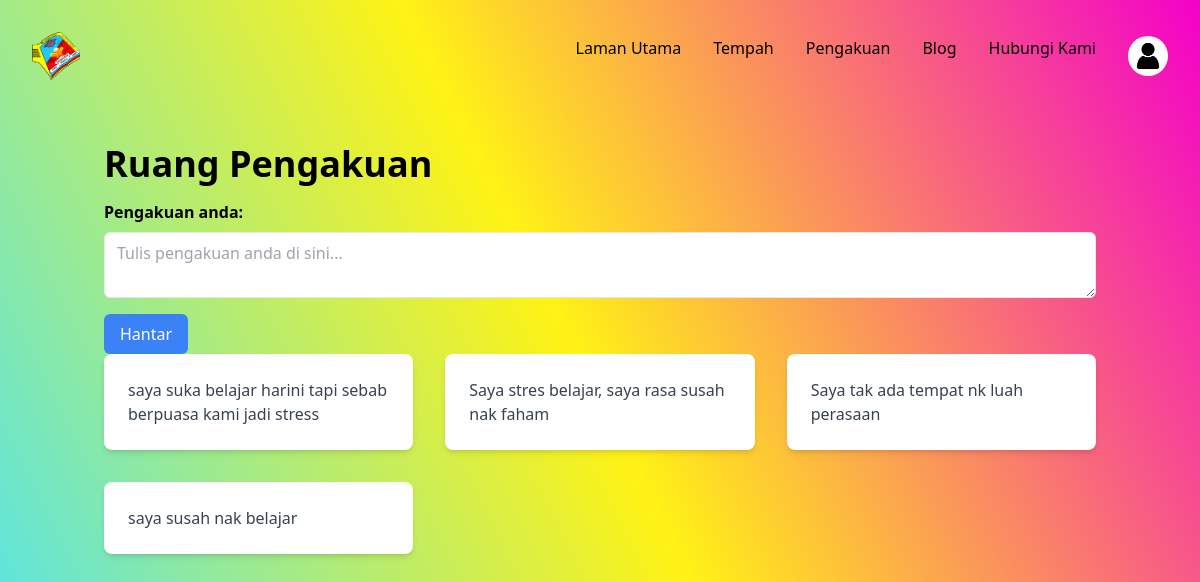
The app's page /anonconn.php with its own data.
### tables this page shows
CREATE TABLE `anonymous_confession` (
  `id` int NOT NULL,
  `message` text
);

### anonconn.php (the view, shortened to what this page needs)
<?php
include('Components/header.php');
include('Components/navbar.php');
?>
<div class="container mx-auto px-4">
  <h1 class="text-4xl font-bold mt-8 mb-4">Ruang Pengakuan</h1>
  <form method="post" action="anonconn.php">
    <label for="confession" class="block mb-2 font-bold">Pengakuan anda:</label>
    <textarea id="confession" name="confession" class="block w-full px-3 py-2 border rounded-md mb-4" placeholder="Tulis pengakuan anda di sini..."></textarea>
    <button type="submit" name="submit" class="bg-blue-500 text-white px-4 py-2 rounded-md hover:bg-blue-600">Hantar</button>
  </form>
  <?php
  $sql = "SELECT * FROM anonymous_confession";
  $result = mysqli_query($connection, $sql);
  if (mysqli_num_rows($result) > 0) {
    echo "<div class='grid grid-cols-1 md:grid-cols-2 lg:grid-cols-3 gap-8'>";
    while ($row = mysqli_fetch_assoc($result)) {
      echo "<div class='bg-white rounded-lg shadow-md p-6'>";
      echo "<p class='text-gray-700'>" . $row["message"] . "</p>";
      echo "</div>";
    }
    echo "</div>";
  } else {
    echo "<p class='mt-4'>Tiada pengakuan yang dijumpai.</p>";
  }
  ?>
</div>
<?php
include('Components/footer.php');
?>

### components/css/style.css (style rules this page uses)
body { min-height: 100vh; background: linear-gradient(243.47deg, #f300c9 0%, #fff215 50%, #46e3fb 100%); background-repeat: no-repeat; background-size: cover; box-shadow: 0px 4px 4px rgba(0, 0, 0, 0.25); }

### records on screen
anonymous_confession: message "saya suka belajar harini tapi sebab berpuasa kami jadi stress"
anonymous_confession: message "Saya stres belajar, saya rasa susah nak faham"
anonymous_confession: message "Saya tak ada tempat nk luah perasaan"
anonymous_confession: message "saya susah nak belajar"
